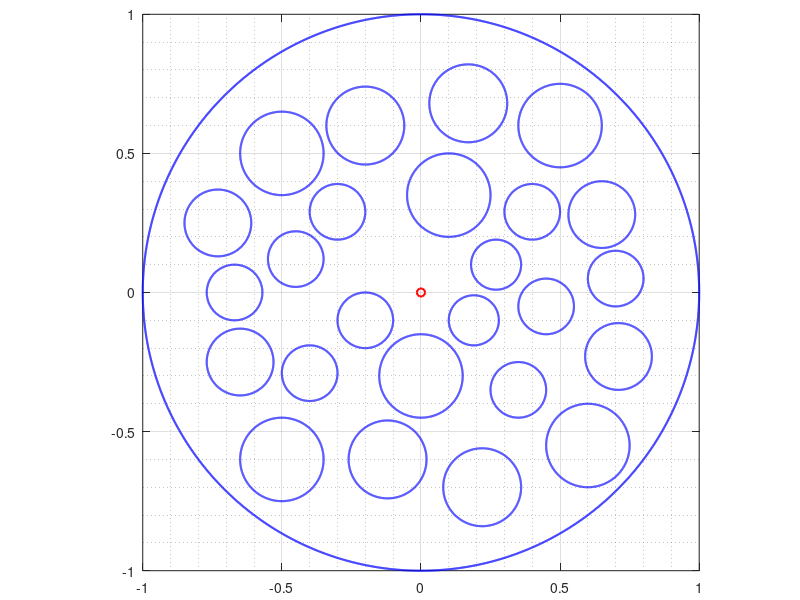

This figure's MATLAB source: (Note: this script raises an error after producing the figure.)
clear
clc
addpath ../bie; addpath ../fmm; addpath ../maps;
%%
n         =   2^12
t         =   (0:2*pi/n:2*pi-2*pi/n).';
%% 
Cof       =  [ 
               0.10             0.70+0.05i
               0.10            -0.67+0.00i
               
               0.12             0.65+0.28i
               0.15             0.50+0.60i 
               0.15            -0.50+0.50i 
               0.12            -0.73+0.25i
               0.12             0.71-0.23i
               0.15             0.60-0.55i 
               0.15            -0.50-0.60i 
               0.12            -0.65-0.25i
               
               0.14             0.17+0.68i
               0.14            -0.20+0.60i 
               0.14             0.22-0.70i
               0.14            -0.12-0.60i 
               
               0.10             0.40+0.29i
               0.10            -0.30+0.29i
               0.10             0.35-0.35i
               0.10            -0.40-0.29i
               
               0.10             0.45-0.05i
               0.10            -0.45+0.12i
               0.15             0.10+0.35i
               0.15             0.00-0.30i
               
               0.09             0.27+0.10i
               0.09             0.19-0.10i
               0.10            -0.20-0.10i
               ];

rad       =   Cof(:,1);
cen       =   Cof(:,2);
theth     =   zeros(size(rad));
thetv     =   pi/2+zeros(size(rad));
%%
m = length(rad)
% 
et(1:n,1)   =   exp(i.*t);et(1)=1;et(n/4+1)=i;et(n/2+1)=-1;
etp(1:n,1)  =   i.*exp(i.*t);
%%
for k=1:m
    Jk = 1+k*n:(k+1)*n;
    et(Jk,1)    =  cen(k)+rad(k)*exp(-i*t);
    etp(Jk,1)   =      -i*rad(k)*exp(-i*t);
end
alpha =  0.00+0.00i;
%%
figure(1);clf
clf;hold on; box on
% 
for k=1:m+1
    crv = et(1+(k-1)*n:k*n);crv(n+1)=crv(1);
    plot(real(crv),imag(crv),'-b','LineWidth',1.5);
end 
plot(real(alpha),imag(alpha),'or','LineWidth',1.5);
axis equal
axis square
set(gca,'LooseInset',get(gca,'TightInset'))
grid on; 
ax=gca; 
set(ax,'xminorgrid','on','yminorgrid','on')
ax.GridAlpha=0.25; ax.MinorGridAlpha=0.25;
%%



%%
maph = chanmap(et,etp,alpha,n,theth);
mapv = chanmap(et,etp,alpha,n,thetv);
%
U = 6;
Ch      =  2*(1-U)/pi;
Cv      =  2/pi;
% 
zeth    =  maph.zet; zeth = Ch.*zeth;
zetv    =  mapv.zet; zetv = Cv.*zetv;
% zetp   =  map.zetp;
%%
zmap = (zetv-zeth)/U;
%%


%%
figure;
hold on; box on
k=1; crv = zmap(1+(k-1)*n:k*n);crv(n+1)=crv(1);
plot(real(crv),imag(crv),'-k','LineWidth',1.5);
% 
for k=2:m+1
    crv = zmap(1+(k-1)*n:k*n);crv(n+1)=crv(1);
    plot(real(crv),imag(crv),'-m','LineWidth',1.5);
end 
axis equal
grid on
axis([-3.5  3.5  -1.75   1.75])
%%

%%
Psi   = @(z)((2/pi)*log((1+z)./(1-z)));
Psiv  = @(z)(tanh(pi*z/4));
% 
zmapb = Psiv(zmap);
% 
etb   = []; etbp = [];
for k=0:m
    Jk = 1+k*n:(k+1)*n;
    zet1  =  zmapb(Jk);
    zet1p =  derfft(real(zet1))+i*derfft(imag(zet1));
    etb   = [etb;zet1];
    etbp  = [etbp;zet1p];
end
%
mapb  = chanmap(etb,etbp,alpha,n,theth);
zet   =  mapb.zet;
fetb  =  mapb.fet;
foib  =  mapb.foi;
%% 
[xh  , yh]  =  meshgrid([-3.5:0.01:3.5],[-0.99:0.005:0.99]);
zho         =  xh+i.*yh;
[mh,nh]     =  size(zho);
%
for j=2:m+1
    Jk = 1+(j-1)*n:j*n;
    [in,on] = inpolygon(real(zho),imag(zho),real(zmap(Jk)),imag(zmap(Jk)));
    zho(in) = NaN+i*NaN;
    zho(on) = NaN+i*NaN;
end
zhovo  =  zho(:);
zhov   =  zhovo(abs(zhovo)>=0).';
% 
zhovb  =  Psiv(zhov);
% 
Phi   = @(z)(log((1+z)./(1-z)));
whov  =  Phi(zhovb)+(zhovb-alpha).*fcau(etb,etbp,fetb,zhovb)-(i-alpha)*foib;
whovo  =  (NaN+i*NaN).*ones(size(zhovo));
whovo(abs(zhovo)>=0) = whov.';
wzo    =  (NaN+i*NaN).*ones(size(zho));
wzo(:) =   whovo;
%%


%%
figure;
set(groot,'defaultAxesTickLabelInterpreter','latex');
set(groot,'defaulttextinterpreter','latex');
set(groot,'defaultLegendInterpreter','latex');
hold on; box on
% 
cntv  =  [-1.5,-1.3,-1.1,-0.875,-0.7,-0.51,-0.3,-0.1,0,0.1,0.3,0.51,0.7,...
          0.875,1.1,1.3,1.5];
[cnt1,cnt2] = contour(real(zho),imag(zho),imag(wzo),cntv,'b','LineWidth',1.0);
% 
k=1; crv = zmap(1+(k-1)*n:k*n);crv(n+1)=crv(1);
plot(real(crv),imag(crv),'-k','LineWidth',2);
% 
for k=2:m+1
    crv = zmap(1+(k-1)*n:k*n);crv(n+1)=crv(1);
    plot(real(crv),imag(crv),'-k','LineWidth',2);
end 
set(gca,'FontSize',14)
axis equal
axis([-3.5  3.5  -1.75   1.75])
xticks([-3:1:3])
yticks([-1.5:0.5:1.5])
set(gca,'LooseInset',get(gca,'TightInset'))
grid on; 
ax=gca; 
set(ax,'xminorgrid','on','yminorgrid','on')
ax.GridAlpha=0.25; ax.MinorGridAlpha=0.25;
% set(gcf,'Renderer','zbuffer')
print -depsc chanfig25Lc6
%%